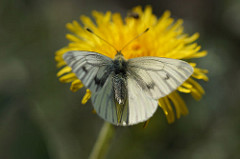
#> input picture 3 - Neural Network/flowers/training_set/dandelion/33877585464_b23cefb361_n.jpg, 240 x 159 px; its folder holds 3 pictures in this run
$ python mlp_uas.py
#> lines starting #> are read from the running program, lines starting #| are printed output that depends on the picture; pictures that were not available may be replaced by others from this repository, and a replacement may not be noted
# Import the necessary libraries
import matplotlib.pyplot as plt
import numpy as np
import cv2
import pandas as pd
import os

train_path = "./flowers/training_set/"
test_path = "./flowers/test_set/"

train_folders = os.listdir(train_path)
test_folders = os.listdir(test_path)

def preprocess_image(folders, path):
    # Import the images and resize them to a 128*128 size
    # Also generate the corresponding labels
#> called with path = './flowers/training_set/'
    data_labels = []
    data_images = []
    size = 80, 60

    for folder in folders:
        for file in os.listdir(os.path.join(path, folder)):
            if file.endswith("jpg"):
                data_labels.append(folder)
                img = cv2.imread(os.path.join(path, folder, file))
#> img is the input picture: shape (159, 240, 3); mean B, G, R 46.3, 88.6, 91.4
                im = cv2.resize(img,size)
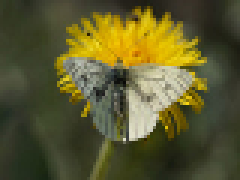
#> im: shape (60, 80, 3) (shown 3 times larger); mean B, G, R 46.3, 88.4, 91.2
                im = cv2.cvtColor(im, cv2.COLOR_BGR2GRAY)
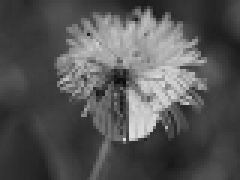
#> im: shape (60, 80) (shown 3 times larger); min 9, max 221, mean 84.5
                im = im.flatten()
#> im = 4800 values, max 221 at index 3483, min 9 at index 2201, mean 84.5
                im = im.astype('float32') / 255.0
#> im = 4800 values, max 0.867 at index 3483, min 0.0353 at index 2201, mean 0.331
                im = np.append([-1], im)
#> im = 4801 values, max 0.867 at index 3484, min -1 at index 0, mean 0.331
                data_images.append(im)
            else:
                continue
#> pass 2 of the loop in preprocess_image, `for folder in folders:`:
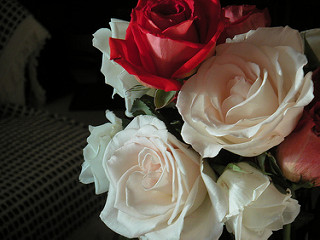
#> input picture 3 - Neural Network/flowers/training_set/rose/102501987_3cdb8e5394_n.jpg, 320 x 240 px
#> in preprocess_image, img is the input picture: shape (240, 320, 3); mean B, G, R 63.3, 72.5, 86.4
#> in preprocess_image, `im = cv2.resize(img,size)`:
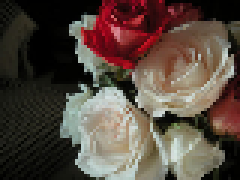
#> im: shape (60, 80, 3) (shown 3 times larger); mean B, G, R 63.4, 72.6, 86.5
#> in preprocess_image, `im = cv2.cvtColor(im, cv2.COLOR_BGR2GRAY)`:
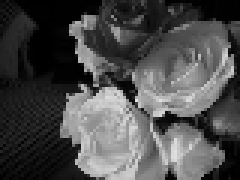
#> im: shape (60, 80) (shown 3 times larger); min 0, max 225, mean 75.7
#> in preprocess_image, `im = im.flatten()`: im = 4800 values, max 225 at index 2685, min 0 at index 5, mean 75.71
#> in preprocess_image, `im = im.astype('float32') / 255.0`: im = 4800 values, max 0.882 at index 2685, min 0 at index 5, mean 0.297
#> in preprocess_image, `im = np.append([-1], im)`: im = 4801 values, max 0.882 at index 2686, min -1 at index 0, mean 0.297

    #Transform the image array to a numpy type
    images = np.array(data_images)

    # Extract the labels
    label_dummies = pd.get_dummies(data_labels)
    labels = label_dummies.values.argmax(1)

    return images, labels

X_mlp_train, y_mlp_train = preprocess_image(train_folders, train_path)
X_test, y_mlp_test = preprocess_image(test_folders, test_path)
#> y_mlp_test = [0]

def one_hot_encoding(target):
    new_target = np.eye(np.max(target) + 1)[target]
    return new_target

y_mlp_train = one_hot_encoding(y_mlp_train)
y_mlp_test = one_hot_encoding(y_mlp_test)
#> y_mlp_test = [1]

def initialize_network(n_inputs, n_hidden, n_outputs):
    theta1 = np.random.randn(n_hidden, n_inputs + 1)
    theta2 = np.random.randn(n_outputs, n_hidden + 1)

    return theta1, theta2

def sigmoid_function(z):
    z = z if np.isscalar(z) else np.asarray(z)
    sigmoid_value = 1.0 / (1.0 + np.exp(-z))
    return sigmoid_value

def gradient_sigmoid_function(z):
    z = z if np.isscalar(z) else np.asarray(z)
    grad_sigmoid = z * (1.0 - z)
    return grad_sigmoid

def cost_function(expected, target):
    cost = np.sum(np.square(expected - target)) / len(target)
    return cost

def get_neuron_value(theta, inputs):
    return sigmoid_function(np.dot(inputs, theta.T))

def forward_propagation(feature, theta1, theta2):
    hidden_neuron = get_neuron_value(theta1, feature)
    bias = -1 * np.ones((hidden_neuron.shape[0],1))
#> bias = [-1, -1, -1, -1]
    hidden_neuron = np.append(bias, hidden_neuron, axis=1)
    output_neuron = get_neuron_value(theta2, hidden_neuron)

    return hidden_neuron, output_neuron

def predict(output):
    prediction = np.zeros(output.shape)
    for i in range(output.shape[0]):
        max_val = np.amax(output_neuron[i])
        for j in range(output.shape[1]):
            if(output[i][j] == max_val):
                prediction[i][j] = 1
            else:
                prediction[i][j] = 0
    return prediction

def get_hidden_layer_error(next_layer_error, theta, neuron_value):
    error = np.dot(next_layer_error, theta) * gradient_sigmoid_function(neuron_value)

    #delete error for bias neuron
    return np.delete(error, 0, axis=1)

def set_delta(error, theta, neuron_val, target):
    delta = np.dot(error.T, neuron_val)
    return delta / len(target)

def update_weight(theta, delta):
    learning_rate = 0.3
    return theta - learning_rate * delta

def back_propagation(feature, target, hidden_neuron, output_neuron, theta1, theta2):
    output_error = (output_neuron - target) * gradient_sigmoid_function(output_neuron)
    hidden_error = get_hidden_layer_error(output_error, theta2, hidden_neuron)

    input_delta = set_delta(hidden_error, theta1, feature, target)
    hidden_delta = set_delta(output_error, theta2, hidden_neuron, target)

    new_theta1 = update_weight(theta1, input_delta)
    new_theta2 = update_weight(theta2, hidden_delta)

    return new_theta1, new_theta2

def calculate_accuracy(prediction, target):
    correct = 0
    for i in range(len(target)):
#> (the run stopped early here; a loop or call above may not have finished)
